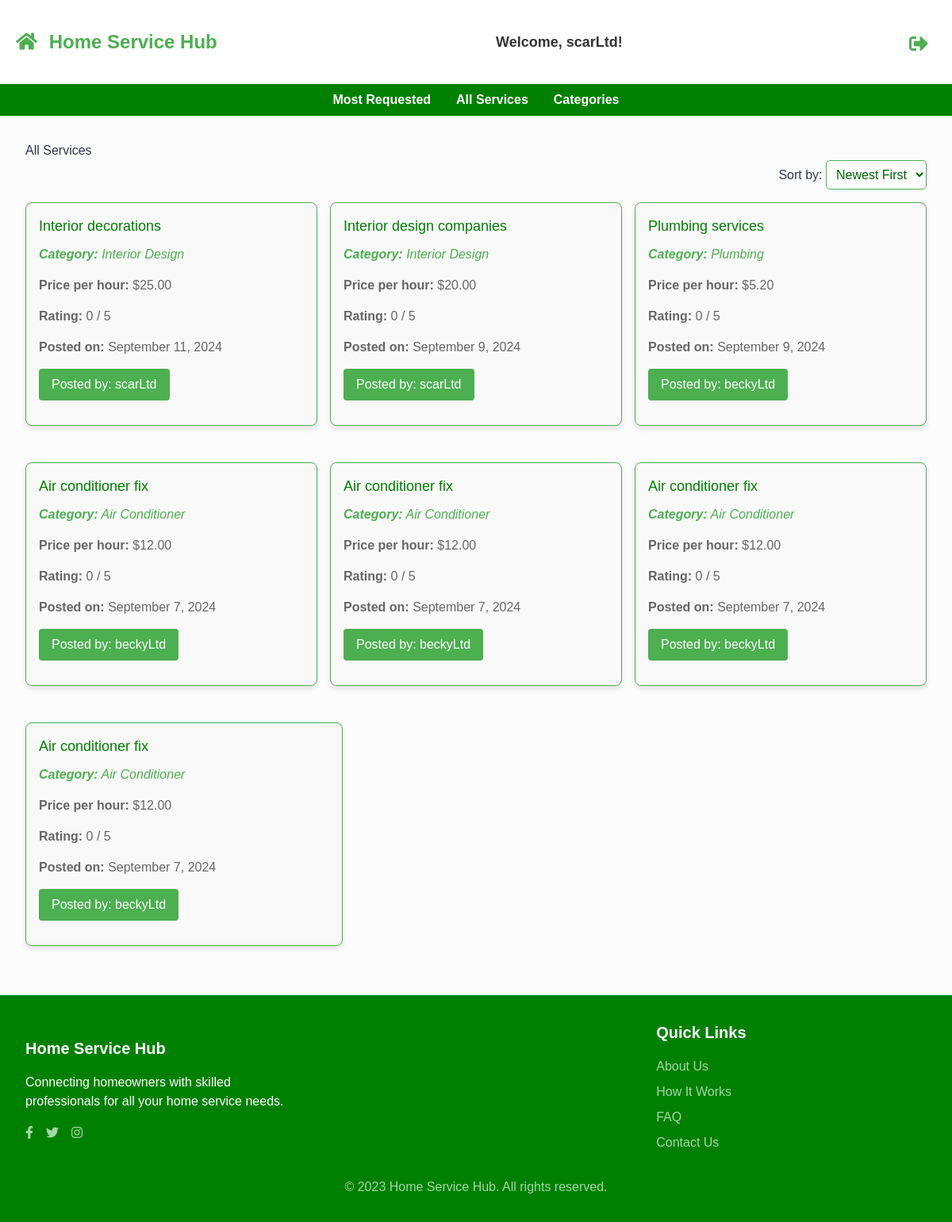
Screenshot of /services/service_list/ (signed in) with the database file from the repository.
### users/models.py (models this page shows, shortened)
class User(AbstractUser):
    is_company = models.BooleanField(default=False)
    is_customer = models.BooleanField(default=False)

class Company(models.Model):
    user = models.OneToOneField(User, on_delete=models.CASCADE, primary_key=True)
    email = models.EmailField(
        max_length=100,
        unique=True,
        blank=False,
        null=False,
        default="default@example.com",
    )
    username = models.CharField(max_length=150, unique=True, blank=False, null=False)
    field_of_work = models.CharField(
        max_length=70,
        choices=(
            ("Air Conditioner", "Air Conditioner"),
            ("All in One", "All in One"),
            ("Carpentry", "Carpentry"),
            ("Electricity", "Electricity"),
            ("Gardening", "Gardening"),
            ("Home Machines", "Home Machines"),
            ("House Keeping", "House Keeping"),
            ("Interior Design", "Interior Design"),
            ("Locks", "Locks"),
            ("Painting", "Painting"),
            ("Plumbing", "Plumbing"),
            ("Water Heaters", "Water Heaters"),
        ),
        blank=False,
        null=False,
    )
    rating = models.IntegerField(
        validators=[MaxValueValidator(5), MinValueValidator(0)], default=0
    )
    description = models.TextField(blank=True, null=True)

### services/models.py (models this page shows, shortened)
class Service(models.Model):
    company = models.ForeignKey(Company, on_delete=models.CASCADE)
    name = models.CharField(max_length=40)
    description = models.TextField()
    price_hour = models.DecimalField(decimal_places=2, max_digits=100)
    rating = models.IntegerField(
        validators=[MinValueValidator(0), MaxValueValidator(5)], default=0
    )
    choices = (
        ("Air Conditioner", "Air Conditioner"),
        ("Carpentry", "Carpentry"),
        ("Electricity", "Electricity"),
        ("Gardening", "Gardening"),
        ("Home Machines", "Home Machines"),
        ("House Keeping", "House Keeping"),
        ("Interior Design", "Interior Design"),
        ("Locks", "Locks"),
        ("Painting", "Painting"),
        ("Plumbing", "Plumbing"),
        ("Water Heaters", "Water Heaters"),
    )
    field = models.CharField(max_length=30, blank=False, null=False, choices=choices)
    date = models.DateTimeField(auto_now=True, null=False)

### services/views.py (the view)
# urls.py: path("service_list/", v.services_list, name="service_list"),
def services_list(request):
    services = Service.objects.all().order_by("-date")  # Newest first by default
    return render(request, "service_main.html", {"services": services})

### services/templates/service_main.html (shortened to what this page needs)
{% extends 'base.html' %}
{% load static %}
{% block extra_css %}
<link rel="stylesheet" href="{% static 'css/services_display.css' %}">
{% endblock %}
{% block content %}
    {% include 'partials/service_subHeader.html' %}
    <div class="main-div">
        <h2>All Services</h2>
        <div id="sort-container">
            <label for="sort-select">Sort by: </label>
            <select id="sort-select">
                <option value="newest">Newest First</option>
            </select>
        </div>
        <div id="services-container">
            {% for service in services %}
            <div class="service-card">
                <h3 class="h3-text">{{ service.name }}</h3>
                <p class="category"><strong>Category:</strong> {{ service.get_field_display }}</p>
                <p><strong>Price per hour:</strong> ${{ service.price_hour }}</p>
                <p><strong>Rating:</strong> {{ service.rating }} / 5</p>
                <p><strong>Posted on:</strong> {{ service.date|date:"F j, Y" }}</p>
                <p><a href="#">Posted by:</strong> {{ service.company.username }}</a></p>
            </div>
            {% empty %}
            <p>No services available.</p>
            {% endfor %}
        </div>
    </div>
{% endblock %}

### main/templates/main/partials/navigation.html (shortened to what this page needs)
{% if user.is_authenticated %}
<div class="user-info">
    <p>Welcome, {{ user.username }}!</p>
</div>
 <div class="logout">
    <a href="{% url 'main:logout' %}" title="Logout">
        <i class="fas fa-sign-out-alt"></i>
    </a>
</div>
{% endif %}

### static/css/styles.css (style rules this page uses)
html, :host { line-height: 1.5; -webkit-text-size-adjust: 100%; -moz-tab-size: 4; -o-tab-size: 4; tab-size: 4; font-family: ui-sans-serif, system-ui, sans-serif, "Apple Color Emoji", "Segoe UI Emoji", "Segoe UI Symbol", "Noto Color Emoji"; font-feature-settings: normal; font-variation-settings: normal; -webkit-tap-highlight-color: transparent; }
body { margin: 0; line-height: inherit; }
h1, h2, h3, h4, h5, h6 { font-size: inherit; font-weight: inherit; }
a { color: inherit; text-decoration: inherit; }
b, strong { font-weight: bolder; }
button, input, optgroup, select, textarea { font-family: inherit; font-feature-settings: inherit; font-variation-settings: inherit; font-size: 100%; font-weight: inherit; line-height: inherit; letter-spacing: inherit; color: inherit; margin: 0; padding: 0; }
button, select { text-transform: none; }
blockquote, dl, dd, h1, h2, h3, h4, h5, h6, hr, figure, p, pre { margin: 0; }
.min-h-screen { min-height: 100vh; }
body { background-image: url('https://images.unsplash.com/photo-1523217582562-09d0def993a6?ixlib=rb-4.0.3&ixid=MnwxMjA3fDB8MHxwaG90by1wYWdlfHx8fGVufDB8fHx8&auto=format&fit=crop&w=2070&q=80'); background-size: cover; background-attachment: fixed; background-position: center; color: #2D3748; }

### static/css/services_display.css (style rules this page uses)
.main-div { max-width: 1200px; margin: 0 auto; padding: 2rem; }
#services-container { display: flex; flex-wrap: wrap; justify-content: space-between; gap: 1rem; }
.service-card { flex: 1 1 300px; max-width: 400px; margin-bottom: 2rem; background-color: white; border: 1px solid #4CAF50; border-radius: 5px; padding: 1rem; box-shadow: 0 2px 5px rgba(0,0,0,0.1); transition: transform 0.3s ease; }
.service-card .h3-text { color: #008000; margin-top: 0; font-size: large; }
.service-card p { color: #333; }
.service-card .category { font-style: italic; color: #4CAF50; }
#sort-container { margin-bottom: 1rem; text-align: right; }
#sort-select { padding: 0.5rem; border: 1px solid #4CAF50; border-radius: 5px; background-color: white; color: #006400; }

### static/css/home_page.css (style rules this page uses)
* { margin: 0; padding: 0; box-sizing: border-box; font-family: Arial, sans-serif; }
body { background-color: #f0f0f0; }
.service-card { width: calc(33.33% - 20px); margin-bottom: 30px; background-color: #f9f9f9; border-radius: 8px; overflow: hidden; box-shadow: 0 4px 6px rgba(0, 0, 0, 0.1); transition: transform 0.3s ease; }
.service-card h3 { margin-bottom: 10px; color: #333; }
.service-card p { margin-bottom: 15px; color: #666; }
.service-card a { display: inline-block; padding: 8px 16px; background-color: #4CAF50; color: #fff; text-decoration: none; border-radius: 4px; transition: background-color 0.3s ease; }
.user-info { text-align: center; margin: 20px 0; }
.user-info p { font-size: 18px; color: #333; font-weight: bold; }
.logout { text-align: right; margin: 20px 0; }
.logout a { color: #4CAF50; font-size: 24px; text-decoration: none; padding: 10px; }
.logout i { vertical-align: middle; }

### rows the page displays
User: username "scarLtd"
Service: name "Interior decorations", field "Interior Design", price_hour "25.00", rating "0", date "September 11, 2024", company.username "scarLtd"
Service: name "Interior design companies", field "Interior Design", price_hour "20.00", rating "0", date "September 9, 2024", company.username "scarLtd"
Service: name "Plumbing services", field "Plumbing", price_hour "5.20", rating "0", date "September 9, 2024", company.username "beckyLtd"
Service: name "Air conditioner fix", field "Air Conditioner", price_hour "12.00", rating "0", date "September 7, 2024", company.username "beckyLtd"
Service: name "Air conditioner fix", field "Air Conditioner", price_hour "12.00", rating "0", date "September 7, 2024", company.username "beckyLtd"
Service: name "Air conditioner fix", field "Air Conditioner", price_hour "12.00", rating "0", date "September 7, 2024", company.username "beckyLtd"
Service: name "Air conditioner fix", field "Air Conditioner", price_hour "12.00", rating "0", date "September 7, 2024", company.username "beckyLtd"
